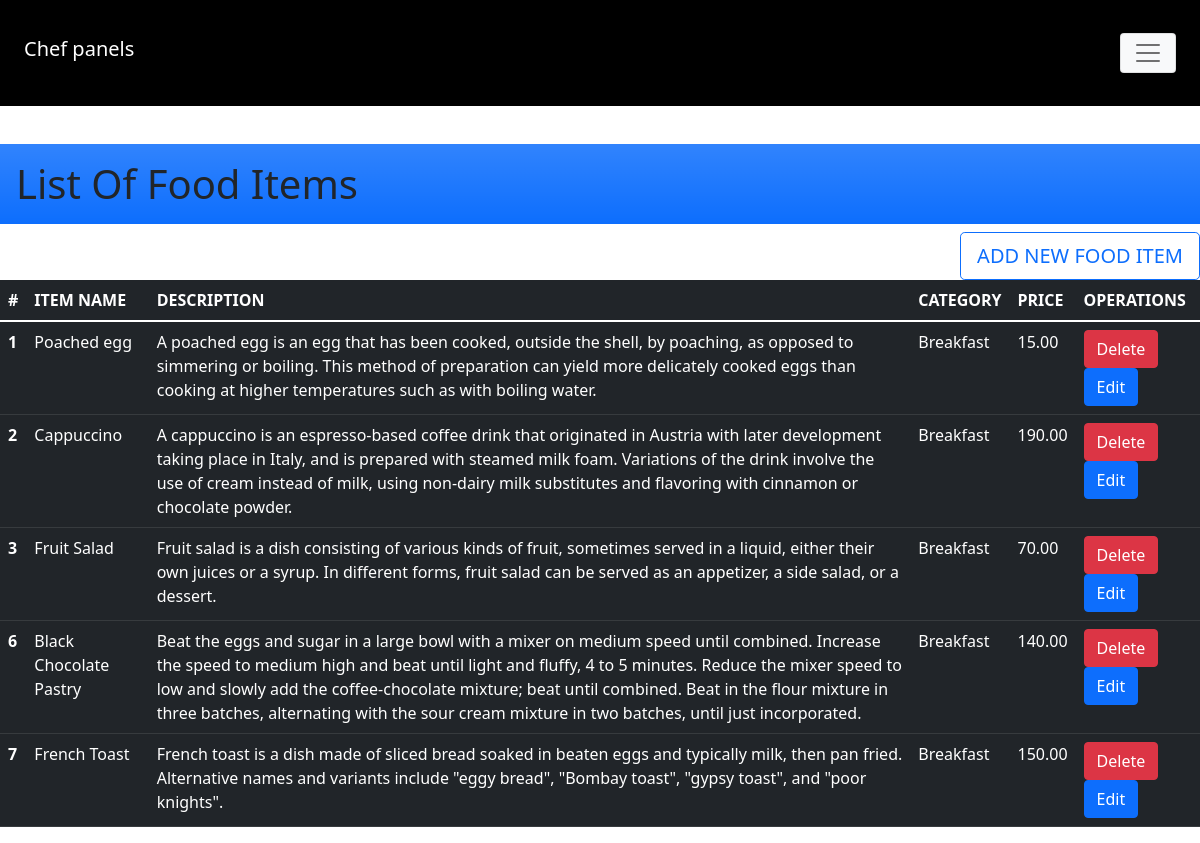
The page /afterlogin chef panel.php?food=food_item on the database its author committed.
### tables this page shows
CREATE TABLE `food_item` (
  `food_id` int(10) UNSIGNED NOT NULL,
  `food_name` varchar(255) NOT NULL,
  `description` varchar(2000) NOT NULL,
  `catagory` varchar(255) NOT NULL,
  `price` decimal(10,2) DEFAULT NULL,
  `image_path` varchar(100) NOT NULL,
  `rating` decimal(5,2) DEFAULT NULL
);

### afterlogin chef panel.php (the view, shortened to what this page needs)
<!DOCTYPE html>
<html lang="en">
<head>
    <link rel="stylesheet" href="CSS/bootstrap/css/bootstrap.min.css">
</head>
<body>
    <div>
        <nav class="navbar navbar-light bg-black fixed-top">
            <div class="container-fluid p-4">
              <a class="navbar-brand text-white h4" href="#">Chef panels</a>
              <button class="navbar-toggler bg-light" type="button" data-bs-toggle="offcanvas" data-bs-target="#offcanvasNavbar" aria-controls="offcanvasNavbar">
                <span class="navbar-toggler-icon"></span>
              </button>
            </div>
          </nav>
          <br><br><br><br><br><br>
    </div>
    <?php
    if(isset($_GET['food']) && $_GET['food'] = 'food_item')
    {
      echo "<h1 class = 'p-3 mb-2 bg-primary bg-gradient'>List Of Food Items</h1>";
      echo "
              <div class='d-grid gap-2 d-md-flex justify-content-md-end'><a class = 'btn btn-outline-primary btn-lg' href='Add_food.php'>ADD NEW FOOD ITEM</a></div>";
      echo "
            <table class='table table-dark table-hover'>
                <thead>
                <tr>
                  <th scope='col'>#</th>
                  <th scope='col'>ITEM NAME</th>
                  <th scope='col'>DESCRIPTION</th>
                  <th scope='col'>CATEGORY</th>
                  <th scope='col'>PRICE</th>
                  <th scope='col'>OPERATIONS</th>
                </tr>
              </thead>
              <tbody>";
            include "localhost.php";
            $sql = "SELECT * FROM `food_item` ";
            $result = mysqli_query($conn, $sql);
            if (mysqli_num_rows($result) > 0)
            {
              while($row = mysqli_fetch_assoc($result))
              {
                $id = $row['food_id'];
                $name = $row['food_name'];
                $desc = $row['description'];
                $cata = $row['catagory'];
                $price = $row['price'];
                echo "
                <tr>
                  <th scope='row'>$id</th>
                  <td>$name</td>
                  <td>$desc</td>
                  <td>$cata</td>
                  <td>$price</td>
                  <td><a class='btn btn-danger'>Delete</a><a class='btn btn-primary'>Edit</a></td>
                </tr>";
              }
            }
        echo "</tbody>
      </table>";
          }
    ?>
</body>
</html>

### rows shown on the page
food_item: food_id "1", food_name "Poached egg", description "A poached egg is an egg that has been cooked, outside the shell, by poaching, as opposed to simmering or boiling. This method of preparation can yield more delicately cooked eggs than cooking at higher temperatures such as with boiling water.", catagory "Breakfast", price "15.00"
food_item: food_id "2", food_name "Cappuccino", description "A cappuccino is an espresso-based coffee drink that originated in Austria with later development taking place in Italy, and is prepared with steamed milk foam. Variations of the drink involve the use of cream instead of milk, using non-dairy milk substitutes and flavoring with cinnamon or chocolate powder.", catagory "Breakfast", price "190.00"
food_item: food_id "3", food_name "Fruit Salad", description "Fruit salad is a dish consisting of various kinds of fruit, sometimes served in a liquid, either their own juices or a syrup. In different forms, fruit salad can be served as an appetizer, a side salad, or a dessert.", catagory "Breakfast", price "70.00"
food_item: food_id "6", food_name "Black Chocolate Pastry", description "Beat the eggs and sugar in a large bowl with a mixer on medium speed until combined. Increase the speed to medium high and beat until light and fluffy, 4 to 5 minutes. Reduce the mixer speed to low and slowly add the coffee-chocolate mixture; beat until combined. Beat in the flour mixture in three batches, alternating with the sour cream mixture in two batches, until just incorporated.", catagory "Breakfast", price "140.00"
food_item: food_id "7", food_name "French Toast", description "French toast is a dish made of sliced bread soaked in beaten eggs and typically milk, then pan fried. Alternative names and variants include \"eggy bread\", \"Bombay toast\", \"gypsy toast\", and \"poor knights\".", catagory "Breakfast", price "150.00"
